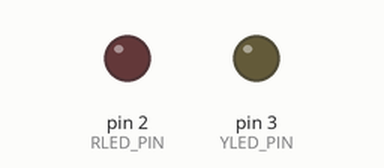
Bench run of a sketch on a simulated Arduino Uno, built with avr-gcc and run on an emulated ATmega328P. Parts: output pins drawn as LEDs (lit = HIGH).

Above: at 0.7 s.
At 4.0 s:
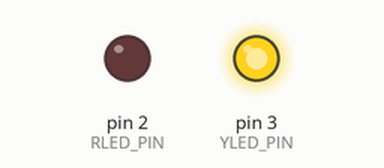
At 5.2 s:
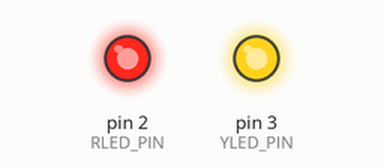
At 8.2 s:
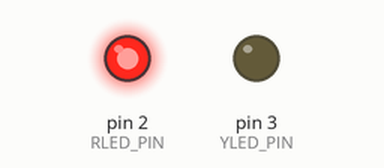
Timing chart, 0 to 9.1 s (numbered marks = the images above):
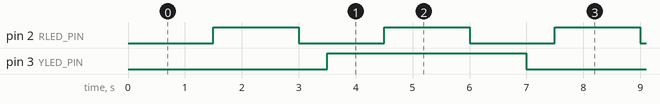

The sketch:

es1v2.ino
```cpp
#include <Scheduler.h>

const int RLED_PIN = 2;
const int YLED_PIN = 3;

const long R_HALF_PERIOD = 1500L;
const long Y_HALF_PERIOD = 3500L;

int redLedState = LOW;
int yellowLedState = LOW;


void setup() {
  pinMode(RLED_PIN,OUTPUT);
  pinMode(YLED_PIN,OUTPUT);
  Scheduler.startLoop(loop2);
}

void loop() {
  digitalWrite(RLED_PIN,redLedState);
  redLedState = !redLedState;
  delay(R_HALF_PERIOD);
}

void loop2() {
  digitalWrite(YLED_PIN,yellowLedState);
  yellowLedState = !yellowLedState;
  delay(Y_HALF_PERIOD);
}
```

Measured:
- by itself, pin 2 (RLED_PIN): alternates HIGH for 1.5 s and LOW for 1.5 s
- by itself, pin 3 (YLED_PIN): alternates HIGH for 3.5 s and LOW for 3.5 s
- by itself, everything shown: repeats every 21.0 s, in 20 steps
